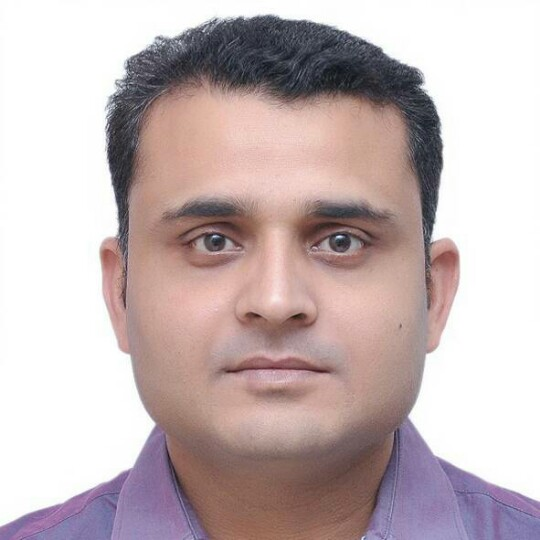
#> input picture image-processing-opencv/input1.jpg, 540 x 540 px
$ python edgedetection.py   (older library calls are emulated)
#> lines starting #> are read from the running program, lines starting #| are printed output that depends on the picture
import cv2
import numpy as np

img = cv2.imread("input1.jpg")
#> img is the input picture: shape (540, 540, 3); mean B, G, R 182.1, 181.5, 197

height, width = img.shape[:2]
#> height = 540; width = 540

#Extract sobel edges
sobel_x = cv2.Sobel(img, cv2.CV_64F, 0, 1, ksize=5)
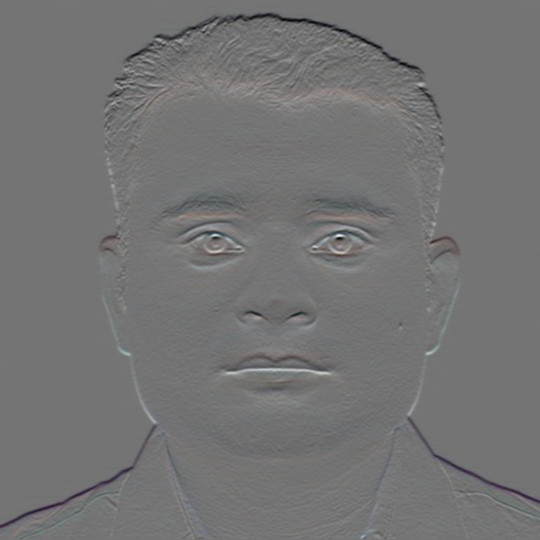
#> sobel_x: shape (540, 540, 3) float64; mean B, G, R -23.9, -30.3, -25.3; drawn with min black and max white
sobel_y = cv2.Sobel(img, cv2.CV_64F, 1, 0, ksize=5)

cv2.imshow("Original", img)
cv2.waitKey(0)

cv2.imshow("Sobel_X", sobel_x)
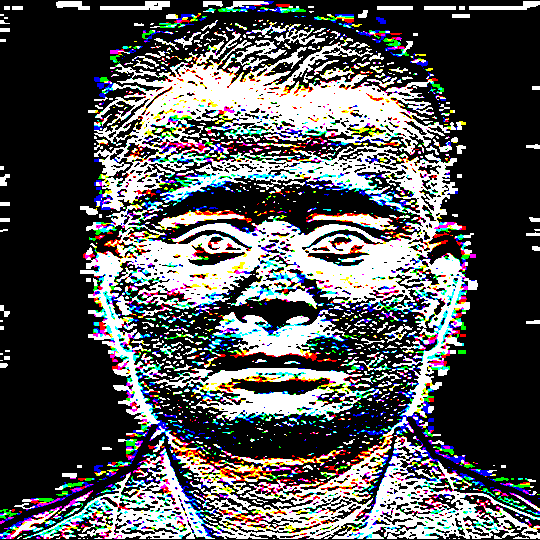
#> window 'Sobel_X': shape (540, 540, 3); mean B, G, R 86.1, 85.2, 84.5
cv2.waitKey(0)
cv2.imshow("Sobel_Y", sobel_y)
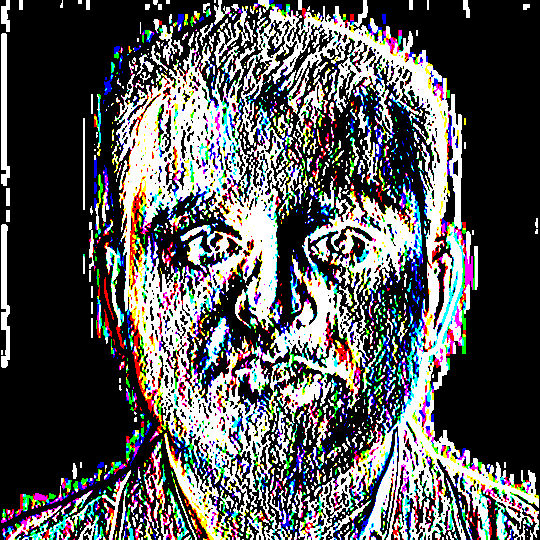
#> window 'Sobel_Y': shape (540, 540, 3); mean B, G, R 88.2, 87.7, 87.3
cv2.waitKey(0)

sobel_or = cv2.bitwise_or(sobel_x, sobel_y)
#> sobel_or: shape (540, 540, 3) float64; 0.79% of the values are NaN or infinite; the others: min -131056, max 131040, mean -3634.3
cv2.imshow("Sobel_OR", sobel_or)
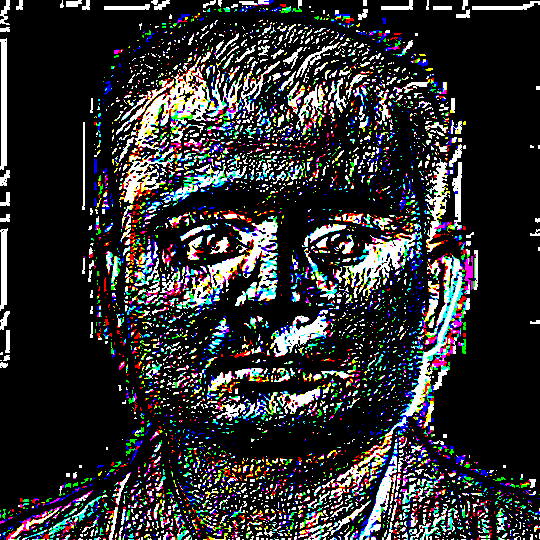
#> window 'Sobel_OR': shape (540, 540, 3); mean B, G, R 47.3, 46.4, 45.9

cv2.waitKey(0)

#laplacian
laplacian = cv2.Laplacian(img, cv2.CV_64F)
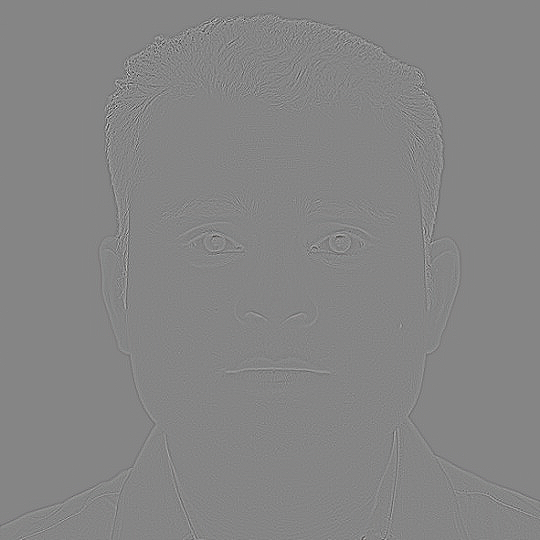
#> laplacian: shape (540, 540, 3) float64; mean B, G, R 0, 0, 0; drawn with min black and max white
cv2.imshow("Laplacian", laplacian)
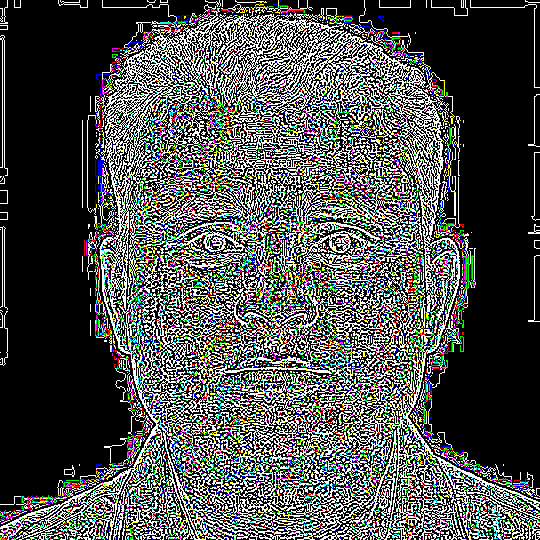
#> window 'Laplacian': shape (540, 540, 3); mean B, G, R 79.6, 79, 79.2

cv2.waitKey(0)

#Canny
canny = cv2.Canny(img, 20, 80)
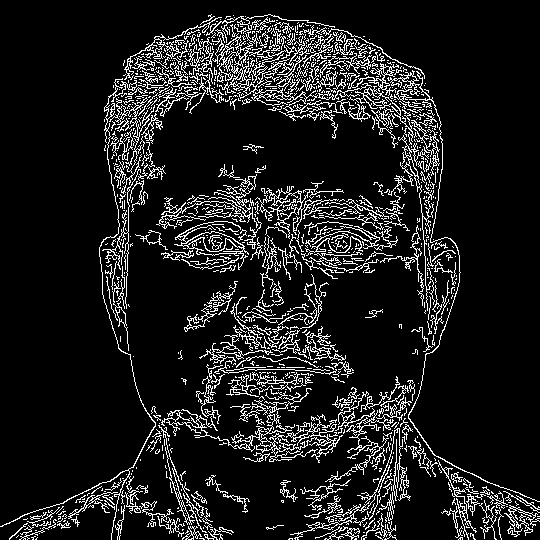
#> canny: shape (540, 540); 11.3% white in thin lines or dots
cv2.imshow("Canny", canny)
cv2.waitKey(0)
cv2.destroyAllWindows()

$ run again, with image-processing-opencv/Sunflowers.jpg copied over image-processing-opencv/input1.jpg
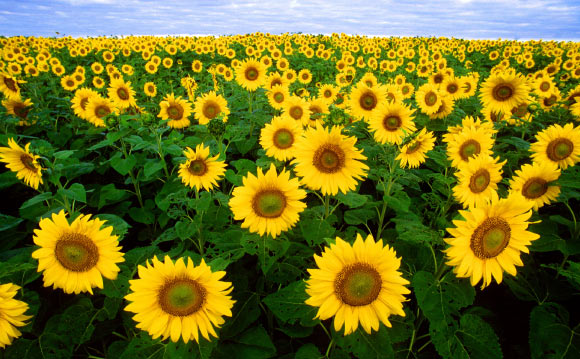
#> input picture image-processing-opencv/Sunflowers.jpg, 580 x 359 px
#> img is the input picture: shape (359, 580, 3); mean B, G, R 33.5, 114.1, 115.8
#> sobel_or: shape (359, 580, 3) float64; 0.54% of the values are NaN or infinite; the others: min -131056, max 131056, mean -10304.8
#> `cv2.imshow("Laplacian", laplacian)`:
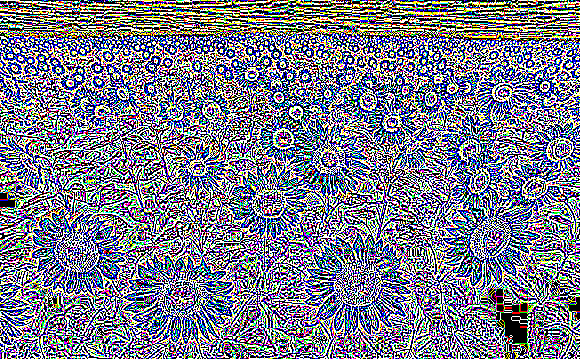
#> window 'Laplacian': shape (359, 580, 3); mean B, G, R 139.7, 123.1, 121.9
#> `canny = cv2.Canny(img, 20, 80)`:
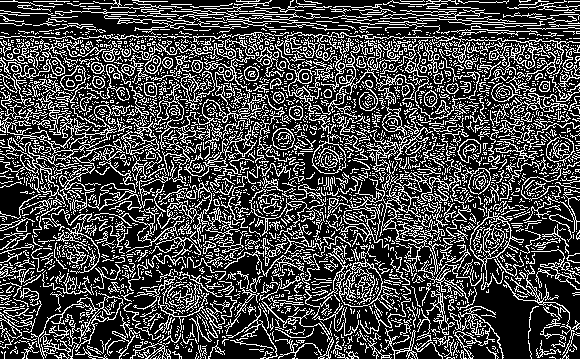
#> canny: shape (359, 580); 28% white in thin lines or dots
